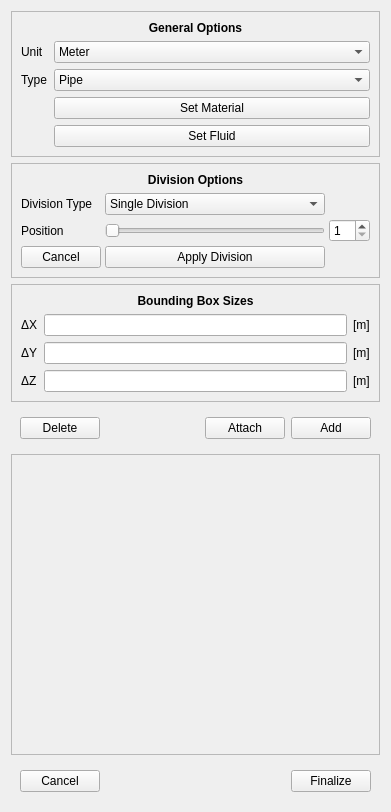
<?xml version="1.0" encoding="UTF-8"?>
<ui version="4.0">
 <class>Form</class>
 <widget class="QWidget" name="Form">
  <property name="geometry">
   <rect>
    <x>0</x>
    <y>0</y>
    <width>391</width>
    <height>812</height>
   </rect>
  </property>
  <property name="windowTitle">
   <string>Form</string>
  </property>
  <layout class="QVBoxLayout" name="verticalLayout_2">
   <item>
    <widget class="QFrame" name="general_options">
     <property name="frameShape">
      <enum>QFrame::StyledPanel</enum>
     </property>
     <property name="frameShadow">
      <enum>QFrame::Raised</enum>
     </property>
     <layout class="QVBoxLayout" name="verticalLayout">
      <item>
       <widget class="QLabel" name="general_options_label">
        <property name="font">
         <font>
          <weight>75</weight>
          <bold>true</bold>
         </font>
        </property>
        <property name="text">
         <string>General Options</string>
        </property>
        <property name="alignment">
         <set>Qt::AlignCenter</set>
        </property>
       </widget>
      </item>
      <item>
       <layout class="QGridLayout" name="gridLayout_2">
        <item row="0" column="1">
         <widget class="QComboBox" name="unit_combobox">
          <property name="sizePolicy">
           <sizepolicy hsizetype="Expanding" vsizetype="Fixed">
            <horstretch>0</horstretch>
            <verstretch>0</verstretch>
           </sizepolicy>
          </property>
          <item>
           <property name="text">
            <string>Meter</string>
           </property>
          </item>
          <item>
           <property name="text">
            <string>Milimeter</string>
           </property>
          </item>
          <item>
           <property name="text">
            <string>Inch</string>
           </property>
          </item>
         </widget>
        </item>
        <item row="1" column="0">
         <widget class="QLabel" name="structure_type_label">
          <property name="text">
           <string>Type</string>
          </property>
         </widget>
        </item>
        <item row="0" column="0">
         <widget class="QLabel" name="unit_label">
          <property name="text">
           <string>Unit</string>
          </property>
         </widget>
        </item>
        <item row="1" column="1">
         <widget class="QComboBox" name="structure_combobox">
          <property name="sizePolicy">
           <sizepolicy hsizetype="Expanding" vsizetype="Fixed">
            <horstretch>0</horstretch>
            <verstretch>0</verstretch>
           </sizepolicy>
          </property>
          <item>
           <property name="text">
            <string>Pipe</string>
           </property>
          </item>
          <item>
           <property name="text">
            <string>Point</string>
           </property>
          </item>
          <item>
           <property name="text">
            <string>Flange</string>
           </property>
          </item>
          <item>
           <property name="text">
            <string>Valve</string>
           </property>
          </item>
          <item>
           <property name="text">
            <string>Expansion Joint</string>
           </property>
          </item>
          <item>
           <property name="text">
            <string>Reducer</string>
           </property>
          </item>
          <item>
           <property name="text">
            <string>Circular Beam</string>
           </property>
          </item>
          <item>
           <property name="text">
            <string>Rectangular Beam</string>
           </property>
          </item>
          <item>
           <property name="text">
            <string>I-Beam</string>
           </property>
          </item>
          <item>
           <property name="text">
            <string>T-Beam</string>
           </property>
          </item>
          <item>
           <property name="text">
            <string>C-Beam</string>
           </property>
          </item>
         </widget>
        </item>
        <item row="2" column="1">
         <widget class="QPushButton" name="set_material_button">
          <property name="text">
           <string>Set Material</string>
          </property>
         </widget>
        </item>
        <item row="3" column="1">
         <widget class="QPushButton" name="set_fluid_button">
          <property name="text">
           <string>Set Fluid</string>
          </property>
         </widget>
        </item>
       </layout>
      </item>
     </layout>
    </widget>
   </item>
   <item>
    <widget class="QFrame" name="frame_2">
     <property name="frameShape">
      <enum>QFrame::StyledPanel</enum>
     </property>
     <property name="frameShadow">
      <enum>QFrame::Raised</enum>
     </property>
     <layout class="QVBoxLayout" name="verticalLayout_4">
      <item>
       <widget class="QLabel" name="general_options_label_2">
        <property name="font">
         <font>
          <weight>75</weight>
          <bold>true</bold>
         </font>
        </property>
        <property name="text">
         <string>Division Options</string>
        </property>
        <property name="alignment">
         <set>Qt::AlignCenter</set>
        </property>
       </widget>
      </item>
      <item>
       <layout class="QGridLayout" name="gridLayout_3">
        <property name="spacing">
         <number>4</number>
        </property>
        <item row="2" column="0">
         <widget class="QLabel" name="division_slider_label">
          <property name="text">
           <string>Position</string>
          </property>
         </widget>
        </item>
        <item row="3" column="0">
         <widget class="QPushButton" name="cancel_division_button">
          <property name="text">
           <string>Cancel</string>
          </property>
         </widget>
        </item>
        <item row="0" column="1">
         <widget class="QComboBox" name="division_combobox">
          <item>
           <property name="text">
            <string>Single Division</string>
           </property>
          </item>
          <item>
           <property name="text">
            <string>Multiple Division</string>
           </property>
          </item>
         </widget>
        </item>
        <item row="0" column="0">
         <widget class="QLabel" name="label">
          <property name="text">
           <string>Division Type</string>
          </property>
         </widget>
        </item>
        <item row="3" column="1">
         <widget class="QPushButton" name="apply_division_button">
          <property name="text">
           <string>Apply Division</string>
          </property>
         </widget>
        </item>
        <item row="2" column="2">
         <widget class="QSpinBox" name="division_amount_spinbox">
          <property name="minimum">
           <number>1</number>
          </property>
         </widget>
        </item>
        <item row="2" column="1">
         <widget class="QSlider" name="division_slider">
          <property name="minimum">
           <number>1</number>
          </property>
          <property name="maximum">
           <number>10</number>
          </property>
          <property name="orientation">
           <enum>Qt::Horizontal</enum>
          </property>
         </widget>
        </item>
       </layout>
      </item>
     </layout>
    </widget>
   </item>
   <item>
    <widget class="QFrame" name="sizes_widget">
     <property name="frameShape">
      <enum>QFrame::StyledPanel</enum>
     </property>
     <property name="frameShadow">
      <enum>QFrame::Raised</enum>
     </property>
     <layout class="QVBoxLayout" name="verticalLayout_3">
      <item>
       <widget class="QLabel" name="sizes_coords_label">
        <property name="font">
         <font>
          <weight>75</weight>
          <bold>true</bold>
         </font>
        </property>
        <property name="text">
         <string>Bounding Box Sizes</string>
        </property>
        <property name="alignment">
         <set>Qt::AlignCenter</set>
        </property>
       </widget>
      </item>
      <item>
       <layout class="QGridLayout" name="gridLayout">
        <item row="1" column="0">
         <widget class="QLabel" name="dx_label">
          <property name="text">
           <string>ΔX</string>
          </property>
         </widget>
        </item>
        <item row="4" column="3">
         <widget class="QLabel" name="unity_z_label">
          <property name="text">
           <string>[m]</string>
          </property>
         </widget>
        </item>
        <item row="3" column="0">
         <widget class="QLabel" name="dy_label">
          <property name="text">
           <string>ΔY</string>
          </property>
         </widget>
        </item>
        <item row="3" column="2">
         <widget class="QLineEdit" name="y_line_edit"/>
        </item>
        <item row="1" column="3">
         <widget class="QLabel" name="unity_x_label">
          <property name="text">
           <string>[m]</string>
          </property>
         </widget>
        </item>
        <item row="4" column="2">
         <widget class="QLineEdit" name="z_line_edit"/>
        </item>
        <item row="3" column="3">
         <widget class="QLabel" name="unity_y_label">
          <property name="text">
           <string>[m]</string>
          </property>
         </widget>
        </item>
        <item row="4" column="0">
         <widget class="QLabel" name="dz_label">
          <property name="text">
           <string>ΔZ</string>
          </property>
         </widget>
        </item>
        <item row="1" column="2">
         <widget class="QLineEdit" name="x_line_edit"/>
        </item>
       </layout>
      </item>
     </layout>
    </widget>
   </item>
   <item>
    <widget class="QFrame" name="remove_attach_add_frame">
     <property name="frameShape">
      <enum>QFrame::NoFrame</enum>
     </property>
     <property name="frameShadow">
      <enum>QFrame::Raised</enum>
     </property>
     <layout class="QHBoxLayout" name="horizontalLayout">
      <item>
       <widget class="QPushButton" name="delete_button">
        <property name="text">
         <string>Delete</string>
        </property>
        <property name="shortcut">
         <string>Del</string>
        </property>
       </widget>
      </item>
      <item>
       <spacer name="horizontalSpacer">
        <property name="orientation">
         <enum>Qt::Horizontal</enum>
        </property>
        <property name="sizeHint" stdset="0">
         <size>
          <width>40</width>
          <height>20</height>
         </size>
        </property>
       </spacer>
      </item>
      <item>
       <widget class="QPushButton" name="attach_button">
        <property name="text">
         <string>Attach</string>
        </property>
       </widget>
      </item>
      <item>
       <widget class="QPushButton" name="add_button">
        <property name="text">
         <string>Add</string>
        </property>
        <property name="shortcut">
         <string>Return, Enter</string>
        </property>
       </widget>
      </item>
     </layout>
    </widget>
   </item>
   <item>
    <widget class="QStackedWidget" name="options_stack_widget">
     <property name="frameShape">
      <enum>QFrame::StyledPanel</enum>
     </property>
     <property name="frameShadow">
      <enum>QFrame::Raised</enum>
     </property>
     <property name="currentIndex">
      <number>0</number>
     </property>
     <widget class="QWidget" name="empty_widget">
      <layout class="QVBoxLayout" name="verticalLayout_5"/>
     </widget>
     <widget class="QWidget" name="page_2"/>
    </widget>
   </item>
   <item>
    <widget class="QFrame" name="frame">
     <property name="frameShape">
      <enum>QFrame::NoFrame</enum>
     </property>
     <property name="frameShadow">
      <enum>QFrame::Raised</enum>
     </property>
     <layout class="QHBoxLayout" name="horizontalLayout_2">
      <item>
       <widget class="QPushButton" name="cancel_button">
        <property name="text">
         <string>Cancel</string>
        </property>
       </widget>
      </item>
      <item>
       <spacer name="horizontalSpacer_2">
        <property name="orientation">
         <enum>Qt::Horizontal</enum>
        </property>
        <property name="sizeHint" stdset="0">
         <size>
          <width>40</width>
          <height>20</height>
         </size>
        </property>
       </spacer>
      </item>
      <item>
       <widget class="QPushButton" name="finalize_button">
        <property name="text">
         <string>Finalize</string>
        </property>
        <property name="shortcut">
         <string>Ctrl+Return, Ctrl+Enter</string>
        </property>
       </widget>
      </item>
     </layout>
    </widget>
   </item>
  </layout>
  <action name="select_all_action">
   <property name="text">
    <string>Select All</string>
   </property>
   <property name="shortcut">
    <string>Ctrl+A</string>
   </property>
  </action>
 </widget>
 <tabstops>
  <tabstop>unit_combobox</tabstop>
  <tabstop>structure_combobox</tabstop>
  <tabstop>x_line_edit</tabstop>
  <tabstop>y_line_edit</tabstop>
  <tabstop>z_line_edit</tabstop>
  <tabstop>delete_button</tabstop>
  <tabstop>attach_button</tabstop>
  <tabstop>add_button</tabstop>
 </tabstops>
 <resources/>
 <connections/>
</ui>
